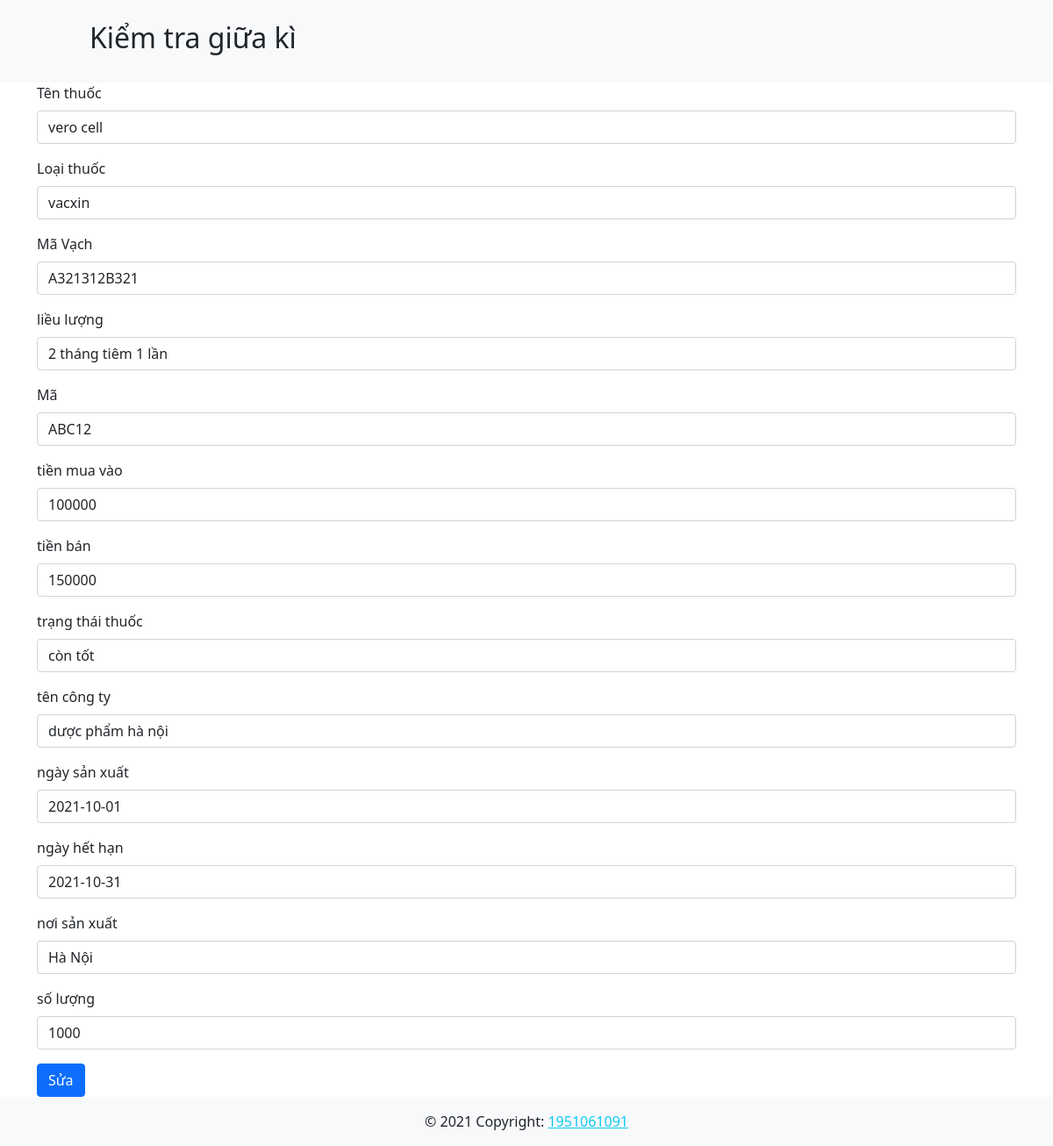
The page /editdrugs.php?id=2 on the database its author committed.
### tables this page shows
CREATE TABLE `drugs` (
  `id` int(29) UNSIGNED NOT NULL,
  `name` varchar(100) NOT NULL,
  `type` varchar(100) NOT NULL,
  `barcode` varchar(100) NOT NULL,
  `dose` varchar(100) NOT NULL,
  `code` varchar(100) NOT NULL,
  `cost_price` int(20) NOT NULL,
  `selling_price` int(100) NOT NULL,
  `expiry` varchar(100) NOT NULL,
  `company_name` varchar(100) NOT NULL,
  `production_date` date NOT NULL,
  `expiration_date` date NOT NULL,
  `place` varchar(100) NOT NULL,
  `quantity` int(50) NOT NULL
);

### src/editdrugs.php (the view, shortened to what this page needs)
<?php
include 'header.php';
include 'config.php';
?>
<?php
$id = $_GET['id'];
$sql = "select * from drugs where id = $id";
$res = mysqli_query($conn, $sql);
if ($res == true) {
    $count = mysqli_num_rows($res);
    if ($count == 1) {
        $row = mysqli_fetch_assoc($res);
        $dr_name = $row['name'];
        $dr_type = $row['type'];
        $dr_bar = $row['barcode'];
        $dr_dose = $row['dose'];
        $dr_code = $row['code'];
        $dr_price = $row['cost_price'];
        $dr_selling = $row['selling_price'];
        $dr_ex = $row['expiry'];
        $dr_cname = $row['company_name'];
        $dr_pro = $row['production_date'];
        $dr_exp = $row['expiration_date'];
        $dr_place = $row['place'];
        $dr_quantity = $row['quantity'];
    } else {
        header("location:index.php");
    }
}
?>
<main class="container">
    <form action="" method="post">
        <div class="mb-3">
            <label for="name" class="form-label">Tên thuốc</label>
            <input type="text" class="form-control" name="name" value="<?php echo $dr_name; ?>">
        </div>
        <div class="mb-3">
            <label for="type" class="form-label"> Loại thuốc</label>
            <input type="text" class="form-control" name="type" value="<?php echo $dr_type; ?>">
        </div>
        <div class="mb-3">
            <label for="barcode" class="form-label">Mã Vạch</label>
            <input type="text" class="form-control" name="barcode" value="<?php echo $dr_bar; ?>">
        </div>
        <div class="mb-3">
            <label for="dose" class="form-label">liều lượng</label>
            <input type="text" class="form-control" name="dose" value="<?php echo $dr_dose; ?>">
        </div>
        <div class="mb-3">
            <label for="code" class="form-label">Mã</label>
            <input type="tel" class="form-control" name="code" value="<?php echo $dr_code; ?>">
        </div>
        <div class="mb-3">
            <label for="cost_price" class="form-label">tiền mua vào</label>
            <input type="tel" class="form-control" name="cost_price" value="<?php echo $dr_price; ?>">
        </div>
        <div class="mb-3">
            <label for="selling_price" class="form-label">tiền bán</label>
            <input type="tel" class="form-control" name="selling_price" value="<?php echo $dr_selling; ?>">
        </div>
        <div class="mb-3">
            <label for="expiry" class="form-label">trạng thái thuốc</label>
            <input type="tel" class="form-control" name="expiry" value="<?php echo $dr_ex; ?>">
        </div>
        <div class="mb-3">
            <label for="company_name" class="form-label">tên công ty</label>
            <input type="tel" class="form-control" name="company_name" value="<?php echo $dr_cname; ?>">
        </div>
        <div class="mb-3">
            <label for="production_date" class="form-label">ngày sản xuất</label>
            <input type="tel" class="form-control" name="production_date" value="<?php echo $dr_pro; ?>">
        </div>
        <div class="mb-3">
            <label for="expiration_date" class="form-label">ngày hết hạn</label>
            <input type="tel" class="form-control" name="expiration_date" value="<?php echo $dr_exp; ?>">
        </div>
        <div class="mb-3">
            <label for="place" class="form-label">nơi sản xuất</label>
            <input type="tel" class="form-control" name="place" value="<?php echo $dr_place; ?>">
        </div>
        <div class="mb-3">
            <label for="quantity" class="form-label">số lượng</label>
            <input type="tel" class="form-control" name="quantity" value="<?php echo $dr_quantity; ?>">
        </div>
        <button type="submit" class="btn btn-primary" name="edit" value="edit">Sửa</button>
    </form>
</main>
<?php
include 'footer.php';
?>

### rows shown on the page
drugs: name "vero cell", type "vacxin", barcode "A321312B321", dose "2 tháng tiêm 1 lần", code "ABC12", cost_price "100000", selling_price "150000", expiry "còn tốt", company_name "dược phẩm hà nội", production_date "2021-10-01", expiration_date "2021-10-31", place "Hà Nội", quantity "1000"
